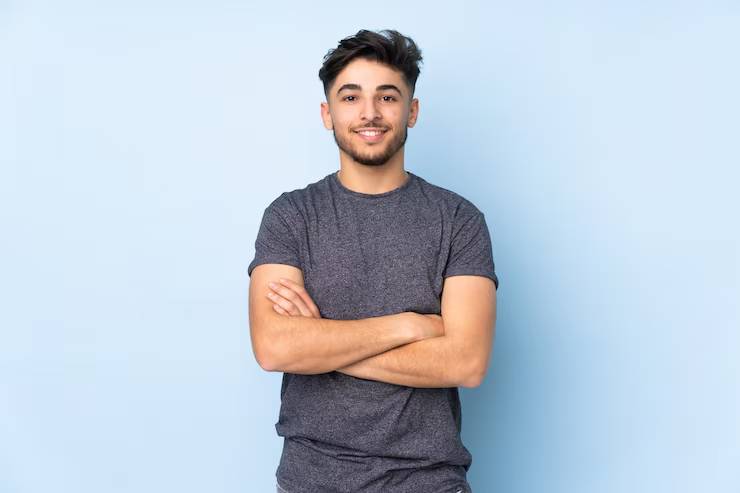
#> input picture image.png, 740 x 493 px
$ python GreyScale.py
#> lines starting #> are read from the running program, lines starting #| are printed output that depends on the picture
import cv2

image = cv2.imread("image.png")
#> image is the input picture: shape (493, 740, 3); mean B, G, R 215, 202.1, 189.8

gray_image = cv2.cvtColor(image, cv2.COLOR_BGR2GRAY)
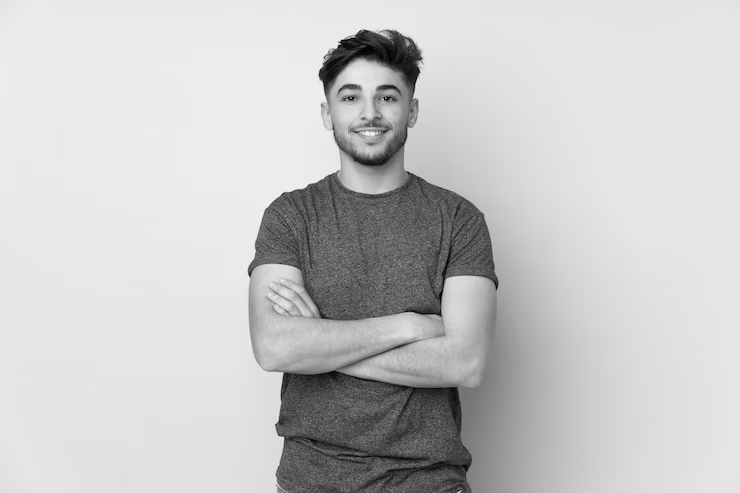
#> gray_image: shape (493, 740); min 1, max 248, mean 199.9

resized_image = cv2.resize(gray_image, (224, 224))
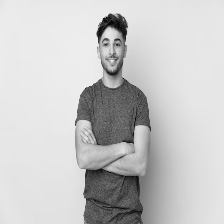
#> resized_image: shape (224, 224); min 3, max 241, mean 199.9

cv2.imshow('Processed Image', resized_image)

key = cv2.waitKey(0)
#> (key Esc is pressed here)

if key == ord('s'):
    cv2.imwrite('grayscale_resized_image.jpg', resized_image)
    print("image saved as grayscale_resized_image.jpg")
else:
    print("Image not saved")

cv2.destroyAllWindows()
